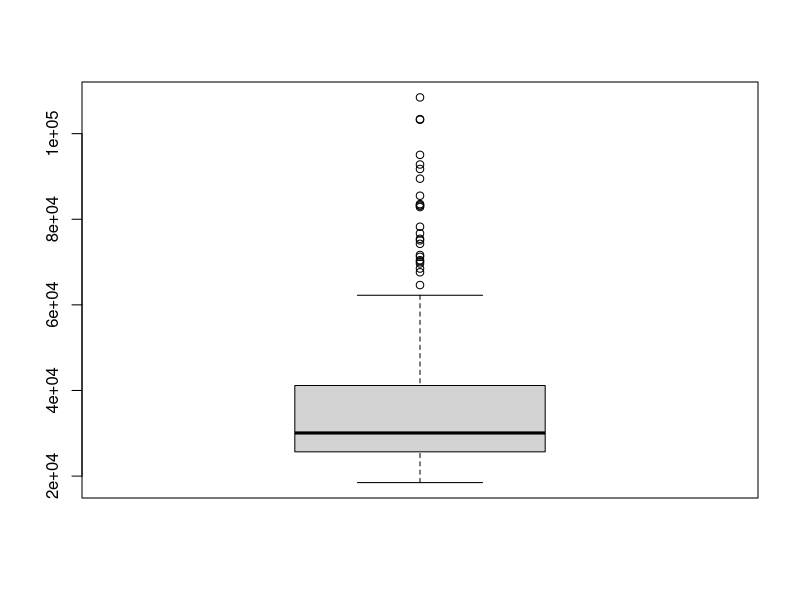
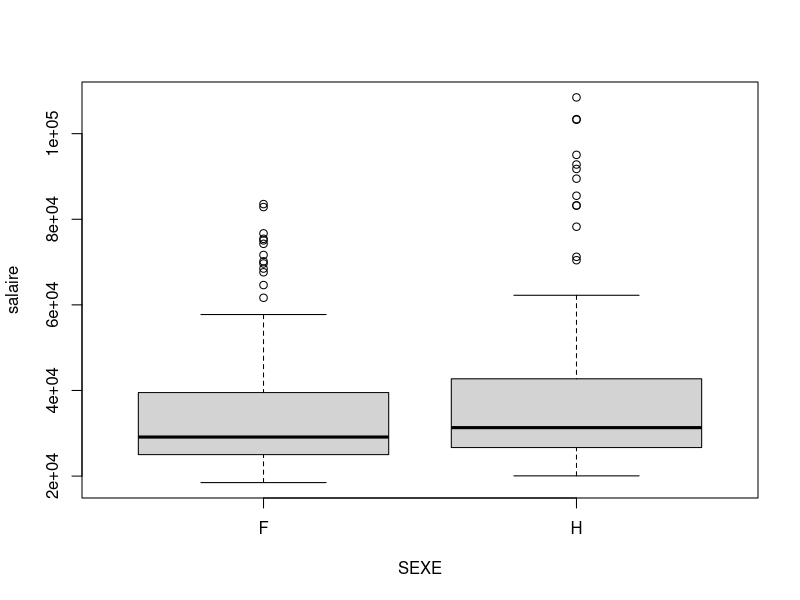
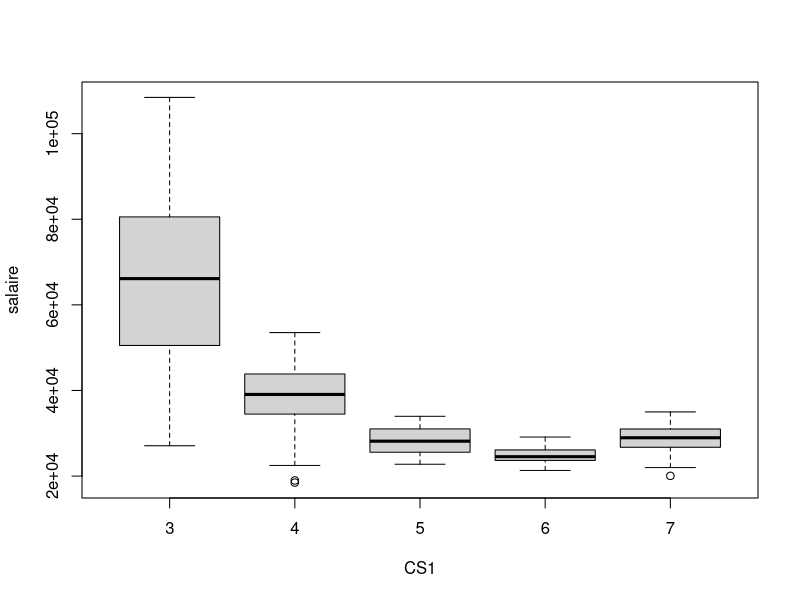
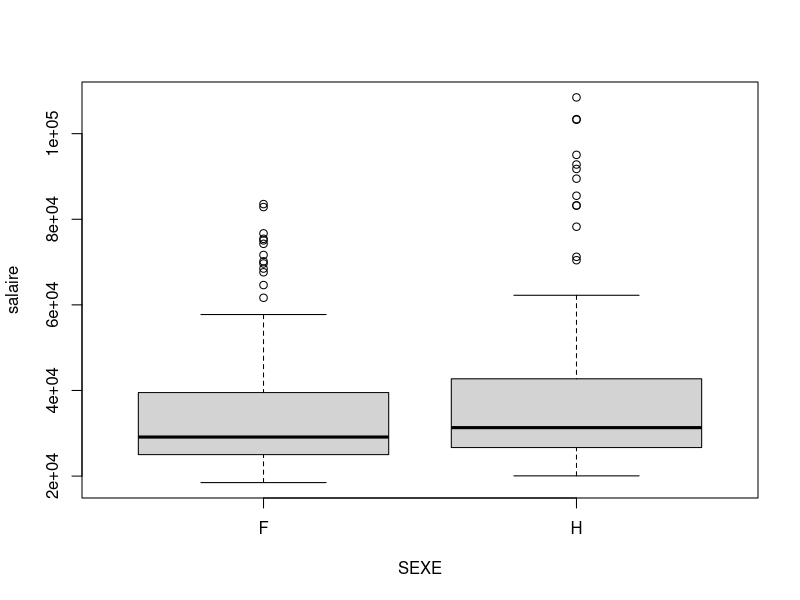
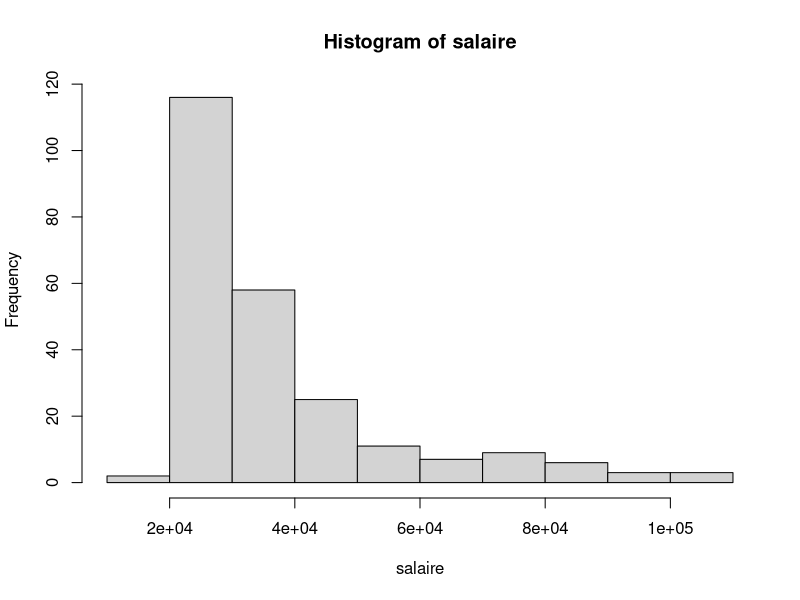
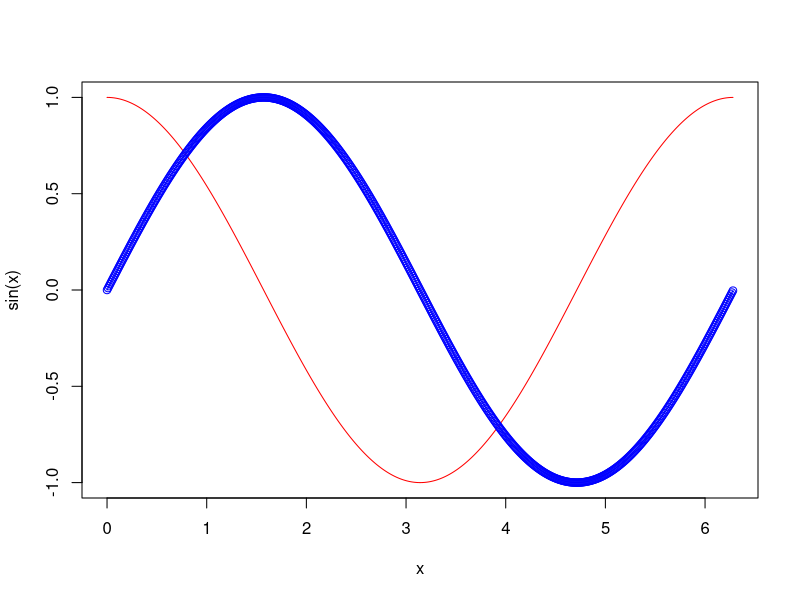
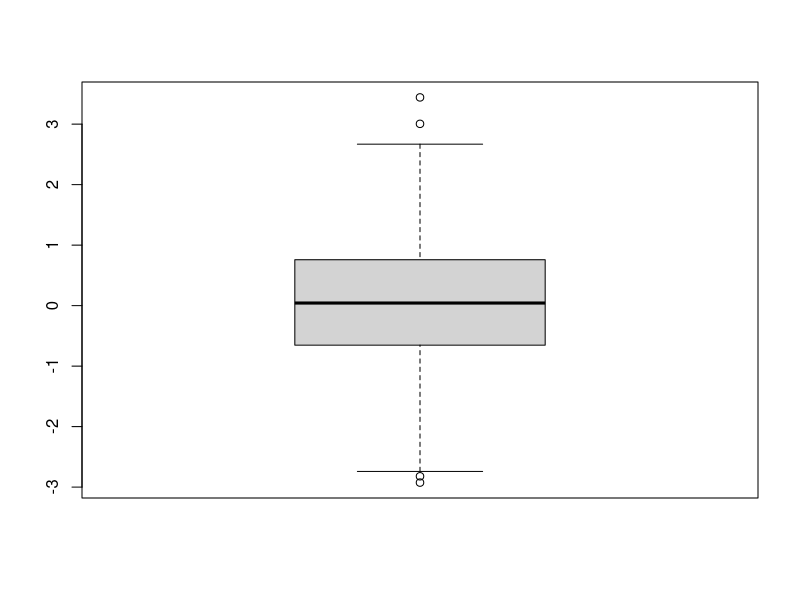
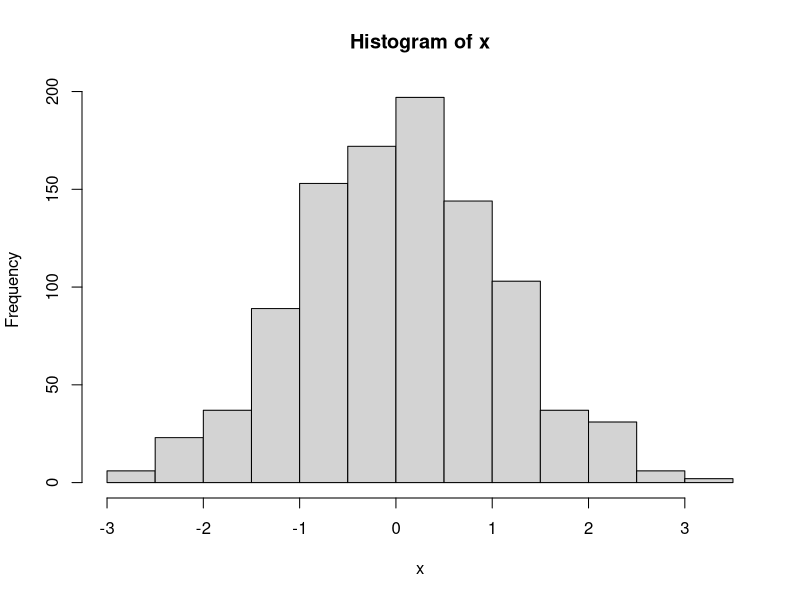

R code for these plots, in order:
##Ex1)

##Q1)
a <- c(10, 5, 3, 6, 21)

##Q2)
b <- matrix(c(1,1,1,1,1),ncol=1)

##Q3)
c <- matrix(rep(1, 5), ncol = 1)

##Q4)
d <- seq(from=1, to=10, by=2)

##Q5)
e <- seq(1:5)

##Q6)
f <- diag(seq(from=1, to=10, by=4),3,3)

# f <- diag(seq(from=1, to=10, by=4))
# f <- diag(c(1, 5, 9))

##Q7)
g <- matrix(c(1,0,0,0,1,2,0,3,1),nrow=3,byrow=TRUE)

##Ex2)

##Q1)
print(2*a+b+1)

##Q2)
print(e[3])

##Q3)
print(cos(a))
print(exp(a))

##Q4)
print(a*e)
print(a%*%e)

##Q5)

print(b%*%e)

##Q6)
print(dim(f))
print(f[2,3])
print(f[,3])
#print(f[2:5,])
#print(f[2:3,4])

##Q7)
print(cbind(b,e))

##Q8)
print("-----------")
print(c(a,b))

##Ex3)

##Q1)
Lst <- list(name="Fred", wife="Mary", no.children=3,child.ages=c(9,7,4))
print(Lst)

##Q2)
print(Lst[[1]])
print(Lst$name)

##Q3)
print(Lst[[4]])
print(Lst[[4]][3])

##Ex4)

##Q1)
A <- matrix(c(1,0,0,0,1,2,0,3,1),nrow=3,byrow=TRUE)
print(det(A))
b1 <- c(1,2,1)

##Q2)
print(solve(A,b1))

##Q3)
print( eigen(A, symmetric=FALSE, only.values = FALSE))

D <- diag(eigen(A, symmetric=FALSE, only.values = TRUE)$values)
P <- eigen(A, symmetric=FALSE, only.values = FALSE)$vectors

###Q4)

P_inv=solve(P)
A2 <- P%*%D%*%P_inv


##Ex7)

##Q1)
sal<-read.csv("salaires.csv")
print(sal)

##Q2)

print("-----------1-------------")
print(sal$salaire)
print("-----------2-------------")
print(sal[,5])
print("-----------3-------------")
print(attach(sal))
print("-----------4-------------")
print(salaire)

##Q3)
print("---------5---------")
print(boxplot(salaire))
print("--------6---------")
print(boxplot(salaire~SEXE))

##Q4)
boxplot(salaire~CS1)
boxplot(salaire~SEXE)

##Q5)
hist(salaire)

##Ex8)

##Q1)
x <- seq(0,2*pi,0.01)

##Q2)
plot(x,sin(x),type="l",col="blue",ylim=c(-1,1))

##Q3)
lines(x,cos(x),col="red")

##Q4)
lines(x,sin(x),type="p",col="blue",ylim=c(-1,1))

##Ex9)

##Q1)
x <- rnorm(1000, mean = 0, sd = 1)

boxplot(x)
hist(x)

##Q2)
print(1 - pbinom(8, size = 10, prob = 0.7))
print(pbinom(3, size = 10, prob = 0.7))

##Q3)
print(qexp(0.95,2))

##Ex10)

##Q1)

m <- c(5,3,10)
S <- matrix(c(3,-0.5,3,-0.5,1.25,0.5,3,0.5,5),nrow=3,byrow=TRUE)
